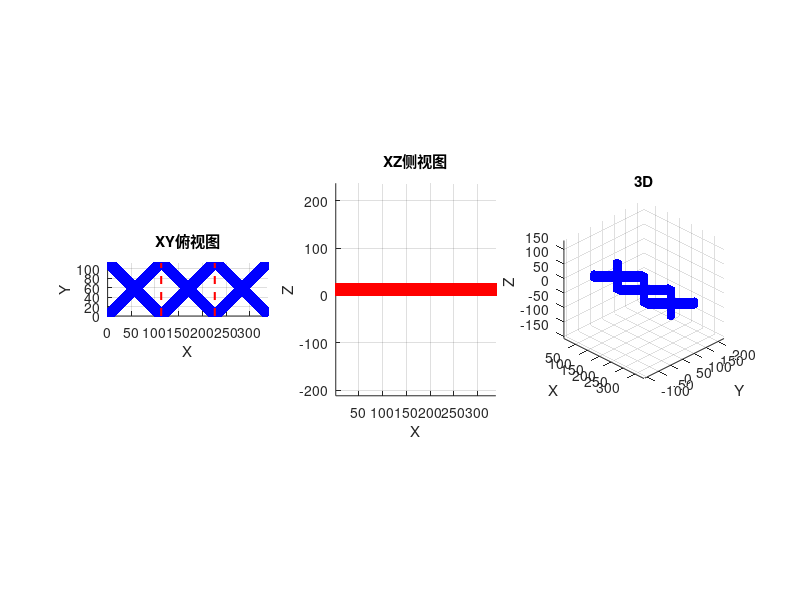

MATLAB code for this plot:
%% RO 菱形编织隔网（真正正确版）
clear; clc; close all;

%% 参数
pitch = 4.0;           % mm，节距（相邻平行纤维中心距离）
d_fiber = 1.0;         % mm，纤维直径
r_fiber = 0.5;         % mm

dx = 0.05;             % mm，分辨率

% 菱形几何关系：
% 纤维间距 = pitch（沿垂直于纤维方向）
% 菱形对角线 = pitch * sqrt(2)（沿X和Y方向）

diamond_diag = pitch * sqrt(2);  % ≈ 5.657 mm

% 3个cross
Lx = 3 * diamond_diag;  % ≈ 16.97 mm
Ly = diamond_diag;      % ≈ 5.657 mm  
Lz = 1.2;               % mm

NX = round(Lx / dx);    % 339
NY = round(Ly / dx);    % 113
NZ = round(Lz / dx);    % 24

fprintf('=== 菱形编织隔网 ===\n');
fprintf('节距 pitch: %.2f mm\n', pitch);
fprintf('菱形对角线: %.3f mm\n', diamond_diag);
fprintf('网格: %d×%d×%d\n', NX, NY, NZ);

%% 网格坐标
x = (0:NX-1) * dx;
y = (0:NY-1) * dx;
[X, Y] = meshgrid(x, y);

%% 关键：纤维中心线的正确位置
% 对于45°纤维，相邻平行线的距离 = pitch
% 直线方程：x - y = const 或 x + y = const
% const的间隔 = pitch * sqrt(2)（因为斜率是1）

layer1_2D = false(NY, NX);  % +45°: x - y = c
layer2_2D = false(NY, NX);  % -45°: x + y = c

% +45° 纤维（从左下到右上）
% const 的取值：从 -Ly 到 Lx，间隔 = pitch * sqrt(2) = diamond_diag
for c = -Ly:diamond_diag:(Lx+Ly)
    dist = abs(X - Y - c) / sqrt(2);  % 到直线 x-y=c 的距离
    layer1_2D = layer1_2D | (dist < r_fiber);
end

% -45° 纤维（从左上到右下）
% 偏移半个周期，使交叉点在菱形中心
for c = 0:diamond_diag:(Lx+Ly)
    dist = abs(X + Y - c) / sqrt(2);  % 到直线 x+y=c 的距离
    layer2_2D = layer2_2D | (dist < r_fiber);
end

%% 合并两层（XY平面已经是完整菱形）
XY_pattern = layer1_2D | layer2_2D;

%% Z方向：厚度方向复制（隔网有厚度）
solid = false(NY, NX, NZ);

fiber_layers = round(d_fiber / dx);  % 纤维占几层格点

% 下层（靠近Z=0）：+45°
% 上层（靠近Z=Lz）：-45°
% 或者两层交错都可以

for iz = 1:NZ
    z_height = (iz-1) * dx;
    
    if z_height < d_fiber
        % 底部是+45°
        solid(:, :, iz) = layer1_2D;
    elseif z_height > (Lz - d_fiber)
        % 顶部是-45°
        solid(:, :, iz) = layer2_2D;
    else
        % 中间是流体通道
        solid(:, :, iz) = false(NY, NX);
    end
end

%% 统计
solid_count = sum(solid(:));
porosity = 1 - solid_count / (NX*NY*NZ);
fprintf('\n孔隙率: %.2f%%\n', porosity*100);

%% 可视化
figure('Name', '菱形编织隔网', 'Position', [50 50 1200 400]);

[ys, xs, zs] = ind2sub([NY, NX, NZ], find(solid));

% XY俯视图
subplot(1,3,1);
scatter(xs, ys, 3, 'b', 'filled');
axis equal tight;
xlabel('X'); ylabel('Y');
title('XY俯视图');
grid on;
xlim([0 NX-1]); ylim([0 NY-1]);

% 画3个cross的分界线
hold on;
for i = 1:2
    xv = i * diamond_diag / dx;
    plot([xv xv], [0 NY-1], 'r--', 'LineWidth', 1.5);
end
hold off;

% XZ
subplot(1,3,2);
scatter(xs, zs, 2, 'r', 'filled');
axis equal tight;
xlabel('X'); ylabel('Z');
title('XZ侧视图');
grid on;

% 3D
subplot(1,3,3);
scatter3(xs, ys, zs, 2, 'b', 'filled');
axis equal tight;
xlabel('X'); ylabel('Y'); zlabel('Z');
title('3D');
view(45,30); grid on;

%% 导出
fid = fopen('geometry_check.dat', 'w');
fprintf(fid, 'X Y Z\n');
for i = 1:length(xs)
    fprintf(fid, '%d %d %d\n', xs(i)-1, ys(i)-1, zs(i)-1);
end
fclose(fid);
